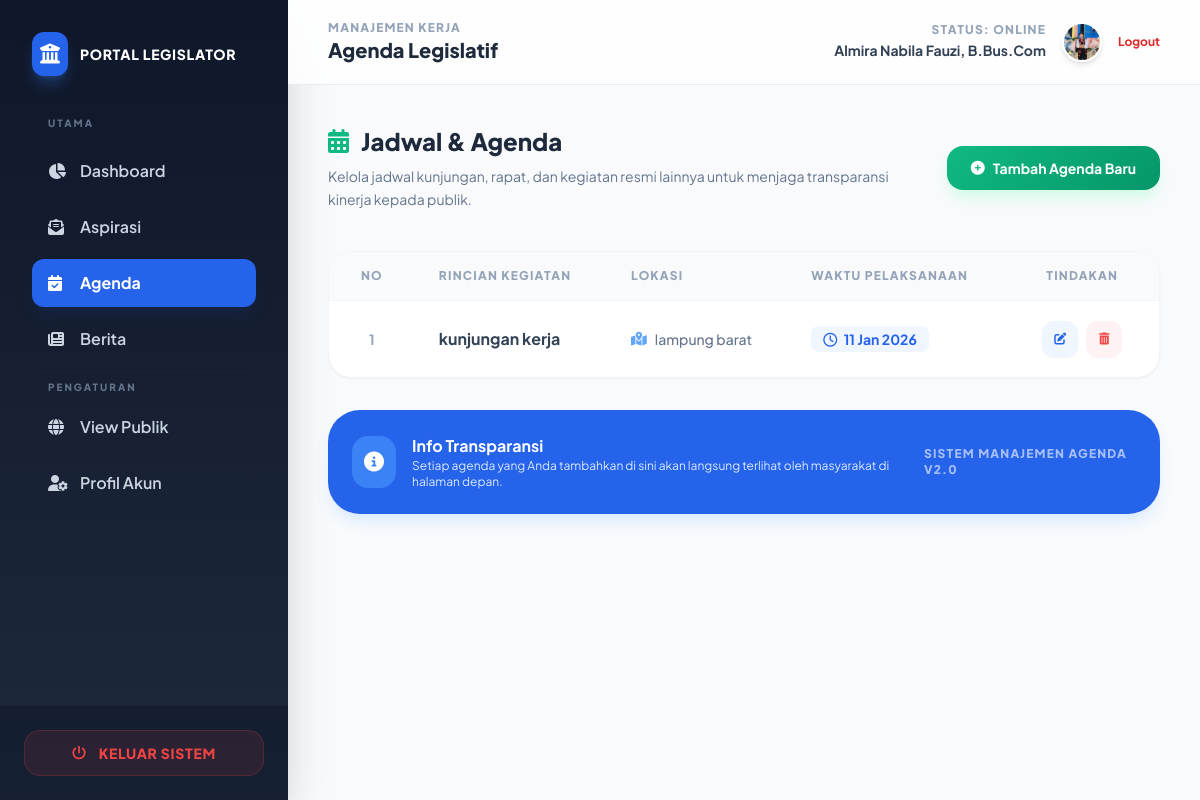
The page /dashboard_dpr/agenda.php (signed in) on the database its author committed.
### tables this page shows
CREATE TABLE `agenda` (
  `id` int NOT NULL,
  `judul` varchar(255) NOT NULL,
  `lokasi` varchar(150) NOT NULL,
  `tanggal` date NOT NULL,
  `waktu` time DEFAULT NULL,
  `deskripsi` text,
  `created_at` timestamp NULL DEFAULT CURRENT_TIMESTAMP
);

### dashboard_dpr/agenda.php (the view, shortened to what this page needs)
<?php
include "../config/koneksi.php";
$agenda = mysqli_query($koneksi, "
    SELECT * FROM agenda
    ORDER BY tanggal DESC
");
?>
<!DOCTYPE html>
<html lang="id">
<head>
    <script src="https://cdn.tailwindcss.com"></script>
    <link rel="stylesheet" href="https://cdnjs.cloudflare.com/ajax/libs/font-awesome/6.4.0/css/all.min.css">
    <link rel="stylesheet" href="https://cdnjs.cloudflare.com/ajax/libs/animate.css/4.1.1/animate.min.css"/>
</head>
<body class="flex min-h-screen">
    <aside class="w-72 sidebar-gradient text-slate-300 hidden lg:flex flex-col sticky top-0 h-screen shadow-2xl">
        <div class="p-8">
            <div class="flex items-center gap-3 mb-10">
                <div class="bg-blue-600 p-2 rounded-xl shadow-lg shadow-blue-500/30">
                    <i class="fa-solid fa-building-columns text-white text-xl"></i>
                </div>
                <span class="font-black text-white tracking-wider text-sm uppercase">Portal Legislator</span>
            </div>
            <nav class="space-y-2">
                <p class="text-[10px] font-black uppercase tracking-[0.2em] text-slate-500 mb-4 ml-4">Utama</p>
                <a href="index.php" class="flex items-center gap-3 px-4 py-3 hover:bg-slate-800 rounded-xl font-semibold transition-all">
                    <i class="fa-solid fa-chart-pie w-5"></i> Dashboard
                </a>
                <a href="aspirasi_masuk.php" class="flex items-center gap-3 px-4 py-3 hover:bg-slate-800 rounded-xl font-semibold transition-all">
                    <i class="fa-solid fa-envelope-open-text w-5"></i> Aspirasi
                </a>
                <a href="agenda.php" class="flex items-center gap-3 px-4 py-3 bg-blue-600 text-white rounded-xl font-bold transition-all shadow-lg shadow-blue-900/20">
                    <i class="fa-solid fa-calendar-check w-5"></i> Agenda
                </a>
                <a href="berita.php" class="flex items-center gap-3 px-4 py-3 hover:bg-slate-800 rounded-xl font-semibold transition-all">
                    <i class="fa-solid fa-newspaper w-5"></i> Berita
                </a>
                <div class="my-6 border-t border-slate-800/50 mx-2"></div>
                <p class="text-[10px] font-black uppercase tracking-[0.2em] text-slate-500 mb-4 ml-4">Pengaturan</p>
                <a href="../public/transparansi.php" class="flex items-center gap-3 px-4 py-3 hover:bg-slate-800 rounded-xl font-semibold transition-all">
                    <i class="fa-solid fa-globe w-5"></i> View Publik
                </a>
                <a href="profil.php" class="flex items-center gap-3 px-4 py-3 hover:bg-slate-800 rounded-xl font-semibold transition-all">
                    <i class="fa-solid fa-user-gear w-5"></i> Profil Akun
                </a>
            </nav>
        </div>
        <div class="mt-auto p-6 border-t border-slate-800/50 bg-slate-900/50">
            <a href="../auth/logout.php"
               onclick="return confirm('Apakah Anda yakin ingin keluar?')"
               class="flex items-center justify-center gap-3 px-4 py-3 bg-red-500/10 text-red-500 border border-red-500/20 rounded-2xl font-black text-sm uppercase tracking-wider hover:bg-red-500 hover:text-white transition-all duration-300 group">
                <i class="fa-solid fa-power-off group-hover:rotate-90 transition-transform"></i>
                Keluar Sistem
            </a>
        </div>
    </aside>
    <main class="flex-1">
        <header class="glass-header sticky top-0 z-40 px-10 py-5 flex justify-between items-center">
            <div>
                <h2 class="text-xs font-black text-slate-400 uppercase tracking-widest">Manajemen Kerja</h2>
                <h1 class="text-xl font-black text-slate-800">Agenda Legislatif</h1>
            </div>
            <div class="flex items-center gap-4">
                <div class="text-right hidden sm:block">
                    <p class="text-xs font-black text-slate-400 uppercase tracking-widest leading-none mb-1">
                        Status: Online
                    </p>
                    <p class="text-sm font-bold text-slate-700">
                        <?= htmlspecialchars($_SESSION['nama_dpr']); ?>
                    </p>
                </div>
                <div class="w-10 h-10 rounded-full border-2 border-white shadow-md overflow-hidden">
                    <img
                        src="../assets/img/edi.jpg"
                        alt="Foto DPR"
                        class="w-full h-full object-cover"
                        onerror="this.style.display='none'"
                    />
                </div>
                <a href="../auth/logout.php"
                    onclick="return confirm('Yakin ingin logout?')"
                    class="text-xs font-bold text-red-600 hover:text-red-800 transition">
                    Logout
                </a>
            </div>
        </header>
        <div class="p-10 max-w-7xl mx-auto animate__animated animate__fadeIn">
            <div class="flex flex-col md:flex-row md:items-center justify-between gap-6 mb-10">
                <div class="max-w-xl">
                    <h3 class="text-2xl font-black text-slate-800 flex items-center gap-3">
                        <i class="fa-solid fa-calendar-alt text-emerald-500"></i> Jadwal & Agenda
                    </h3>
                    <p class="text-slate-500 mt-2 leading-relaxed text-sm">
                        Kelola jadwal kunjungan, rapat, dan kegiatan resmi lainnya untuk menjaga transparansi kinerja kepada publik.
                    </p>
                </div>
                <a href="agenda_tambah.php" class="btn-add px-6 py-3 text-white rounded-2xl font-bold text-sm shadow-lg shadow-emerald-100 flex items-center gap-2 hover:scale-105 transition-all">
                    <i class="fa-solid fa-plus-circle"></i> Tambah Agenda Baru
                </a>
            </div>
            <div class="bg-white table-container shadow-sm border border-slate-100 overflow-hidden">
                <div class="overflow-x-auto">
                    <table class="w-full text-left">
                        <thead>
                            <tr class="bg-slate-50 border-b border-slate-100">
                                <th class="px-8 py-4 text-xs font-black text-slate-400 uppercase tracking-widest text-center w-20">No</th>
                                <th class="px-6 py-4 text-xs font-black text-slate-400 uppercase tracking-widest">Rincian Kegiatan</th>
                                <th class="px-6 py-4 text-xs font-black text-slate-400 uppercase tracking-widest">Lokasi</th>
                                <th class="px-6 py-4 text-xs font-black text-slate-400 uppercase tracking-widest">Waktu Pelaksanaan</th>
                                <th class="px-8 py-4 text-xs font-black text-slate-400 uppercase tracking-widest text-center">Tindakan</th>
                            </tr>
                        </thead>
                        <tbody class="divide-y divide-slate-50">
                            <?php if (mysqli_num_rows($agenda) > 0): $no=1; ?>
                                <?php while($a = mysqli_fetch_assoc($agenda)): ?>
                                <tr class="hover:bg-slate-50/50 transition-colors group">
                                    <td class="px-8 py-5 text-center text-sm font-bold text-slate-400"><?= $no++ ?></td>
                                    <td class="px-6 py-5">
                                        <p class="font-bold text-slate-700 group-hover:text-blue-600 transition-colors">
                                            <?= htmlspecialchars($a['judul']) ?>
                                        </p>
                                    </td>
                                    <td class="px-6 py-5">
                                        <div class="flex items-center gap-2 text-sm text-slate-500 font-medium">
                                            <i class="fa-solid fa-map-location-dot text-blue-400"></i>
                                            <?= htmlspecialchars($a['lokasi']) ?>
                                        </div>
                                    </td>
                                    <td class="px-6 py-5 text-sm font-bold text-slate-600">
                                        <span class="bg-blue-50 text-blue-600 px-3 py-1 rounded-lg">
                                            <i class="fa-regular fa-clock mr-1"></i> <?= date('d M Y', strtotime($a['tanggal'])) ?>
                                        </span>
                                    </td>
                                    <td class="px-8 py-5">
                                        <div class="flex items-center justify-center gap-2">
                                            <a href="agenda_edit.php?id=<?= $a['id'] ?>"
                                               class="w-9 h-9 flex items-center justify-center bg-blue-50 text-blue-600 rounded-xl hover:bg-blue-600 hover:text-white transition-all shadow-sm"
                                               title="Edit Agenda">
                                                <i class="fa-solid fa-pen-to-square text-xs"></i>
                                            </a>
                                            <a href="agenda_hapus.php?id=<?= $a['id'] ?>"
                                               onclick="return confirm('Hapus agenda ini?')"
                                               class="w-9 h-9 flex items-center justify-center bg-red-50 text-red-500 rounded-xl hover:bg-red-500 hover:text-white transition-all shadow-sm"
                                               title="Hapus Agenda">
                                                <i class="fa-solid fa-trash-can text-xs"></i>
                                            </a>
                                        </div>
                                    </td>
                                </tr>
                                <?php endwhile; ?>
                            <?php endif; ?>
                        </tbody>
                    </table>
                </div>
            </div>
            <div class="mt-8 p-6 bg-blue-600 rounded-[2rem] text-white flex flex-col md:flex-row items-center justify-between gap-4 shadow-lg shadow-blue-100">
                <div class="flex items-center gap-4 text-center md:text-left">
                    <div class="bg-blue-500 p-3 rounded-2xl"><i class="fa-solid fa-info-circle text-xl"></i></div>
                    <div>
                        <h4 class="font-bold">Info Transparansi</h4>
                        <p class="text-xs text-blue-100">Setiap agenda yang Anda tambahkan di sini akan langsung terlihat oleh masyarakat di halaman depan.</p>
                    </div>
                </div>
                <div class="text-xs font-black uppercase tracking-widest opacity-60">
                    Sistem Manajemen Agenda v2.0
                </div>
            </div>
        </div>
    </main>
</body>
</html>

### dashboard_dpr/agenda.php (style rules this page uses)
body { font-family: 'Plus Jakarta Sans', sans-serif; background-color: #f8fafc; }
.sidebar-gradient { background: linear-gradient(180deg, #0f172a 0%, #1e293b 100%); }
.glass-header { background: rgba(255, 255, 255, 0.8); backdrop-filter: blur(12px); border-bottom: 1px solid rgba(226, 232, 240, 0.8); }
.table-container { border-radius: 1.5rem; overflow: hidden; }
.btn-add { background: linear-gradient(135deg, #10b981 0%, #059669 100%); }

### rows shown on the page
agenda: judul "kunjungan kerja", lokasi "lampung barat", tanggal "11 Jan 2026"

### other values the page prints
$_SESSION['nama_dpr'] "Almira Nabila Fauzi, B.Bus.Com"
